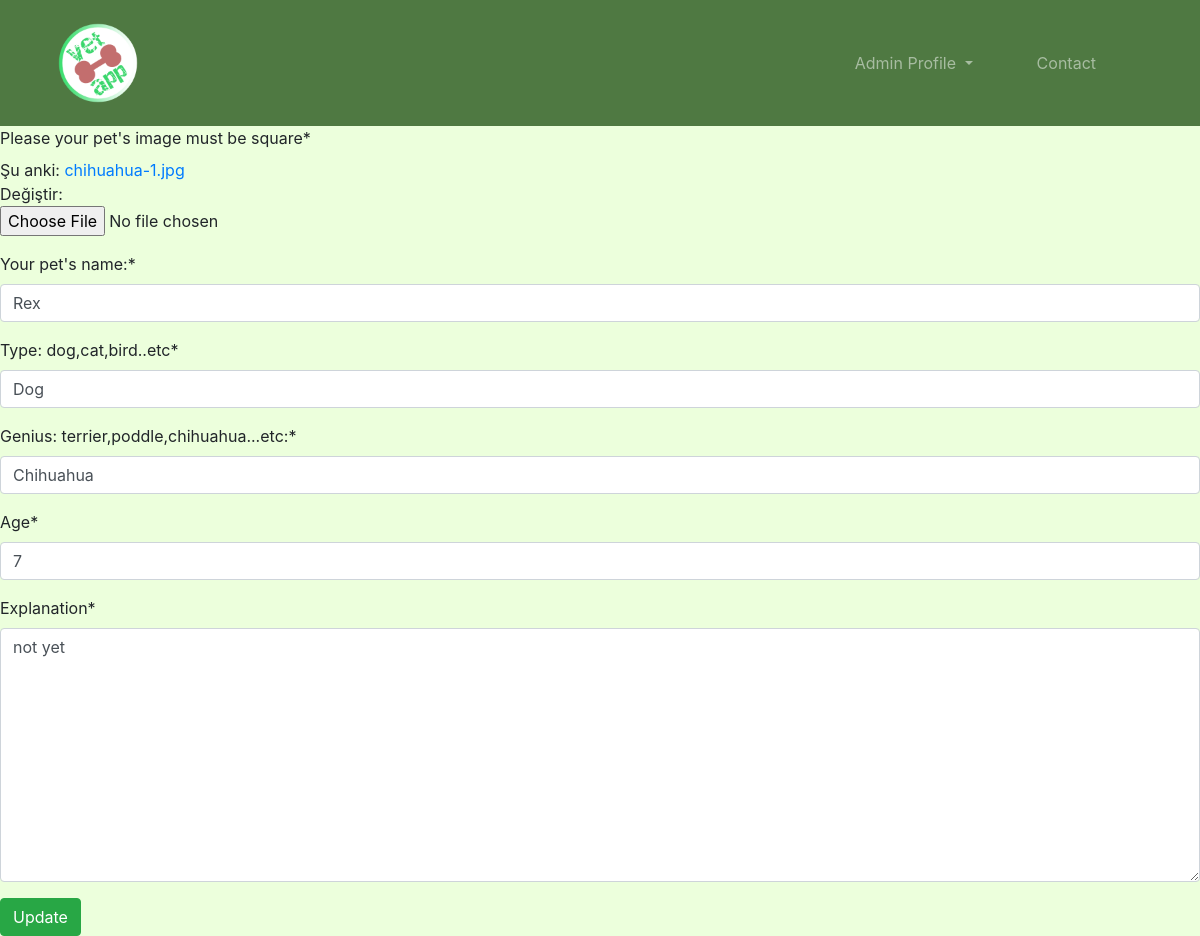
/pet/update/33 (signed in), run on the app's committed database.
### pet/models.py (models this page shows)
class Pet(models.Model):
    petowner = models.ForeignKey("auth.user", on_delete=models.CASCADE)
    image = models.FileField(null=True, blank=True, verbose_name="Image")
    type = models.CharField(max_length=20, verbose_name="Type")
    genius = models.CharField(max_length=20, verbose_name="Genius")
    name = models.CharField(max_length=20, verbose_name="Name")
    age = models.CharField(max_length=4, verbose_name="Age")
    explanation = models.TextField(verbose_name="Explanation")
    created_date = models.DateField(auto_now_add=True, verbose_name="Created Date")

### pet/views.py (the view)
# urls.py: path('update/<int:id>', views.update, name="update"),
@login_required(login_url="user:login")
@user_passes_test(lambda u: u.is_superuser)
def update(request, id):
    pet = get_object_or_404(Pet, id=id)
    form = PetForm(request.POST or None, request.FILES or None, instance=pet)
    if form.is_valid():
        form.save(commit=False)
        pet.save()
        return redirect("pet:pets")
    return render(request, "update.html", {"form":form})

### pet/forms.py
class PetForm(forms.ModelForm):
    name = forms.CharField(label="Your pet's name:")
    type = forms.CharField(label="Type: dog,cat,bird..etc")
    genius = forms.CharField(label="Genius: terrier,poddle,chihuahua...etc:")
    image = forms.FileField(label="Please your pet's image must be square")
    class Meta:
        model = Pet
        fields = ["image", "name", "type", "genius", "age", "explanation"]

### templates/update.html (shortened to what this page needs)
{% extends "base.html" %}
{% block body %}
{% load crispy_forms_tags %}
    <form method="POST" enctype="multipart/form-data">
        {{form|crispy}}
        <button type="submit" class="btn btn-success">Update</button>
    </form>
{% endblock %}

### data on the page
Pet: name "Rex", type "Dog", genius "Chihuahua", age "7", explanation "not yet"
